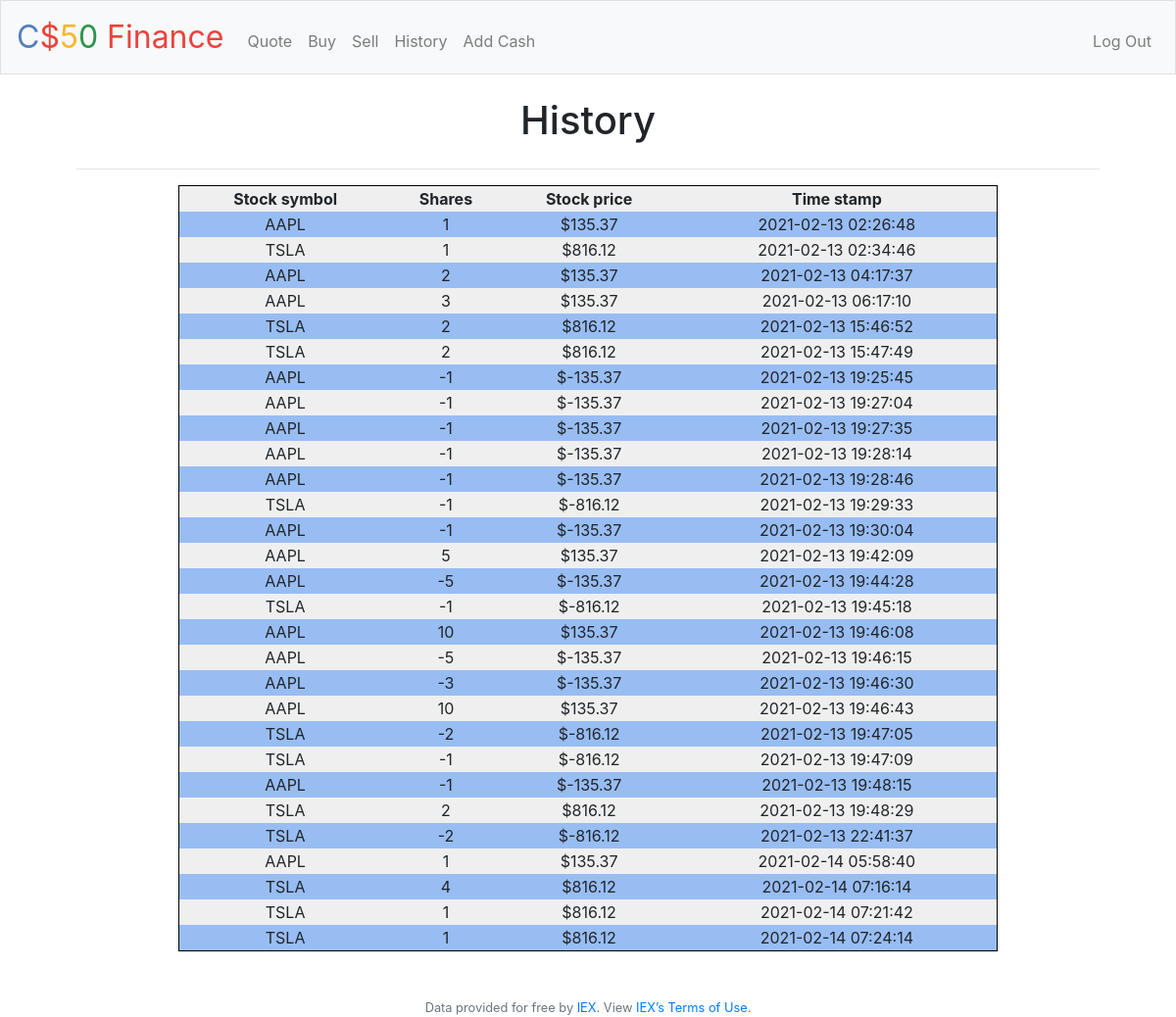
Screenshot of /history (signed in) with the database file from the repository.
### tables this page shows
CREATE TABLE shares (
order_id INTEGER PRIMARY KEY AUTOINCREMENT NOT NULL,
user_id INTEGER NOT NULL,
symbol TEXT NOT NULL,
share_qty INTEGER NOT NULL,
buy_price FLOAT NOT NULL,
buy_date TIMESTAMP,
FOREIGN KEY(user_id) REFERENCES users(id)
);

### application.py (the view)
@app.route("/history")
@login_required
def history():
    rows = db.execute("SELECT symbol, share_qty, buy_price, buy_date FROM shares WHERE user_id = ? ORDER BY buy_date",
        session.get("user_id"))
    for row in rows:
        row["symbol"] = row["symbol"].upper()
        row["buy_price"] = usd(row["buy_price"])
    return render_template("history.html", rows=rows)

### application.py (called while the page is built)
@app.after_request
def after_request(response):
    response.headers["Cache-Control"] = "no-cache, no-store, must-revalidate"
    response.headers["Expires"] = 0
    response.headers["Pragma"] = "no-cache"
    return response

### helpers.py (called while the page is built)
def login_required(f):
    @wraps(f)
    def decorated_function(*args, **kwargs):
        if session.get("user_id") is None:
            return redirect("/login")
        return f(*args, **kwargs)
    return decorated_function

def usd(value):
    return f"${value:,.2f}"

### templates/history.html (shortened to what this page needs)
{% extends "layout.html" %}
{% block main %}
        <h1>History</h1>
        <hr>
        <table id="history">
            <tr>
                <th>Stock symbol</th>
                <th>Shares</th>
                <th>Stock price</th>
                <th>Time stamp</th>
            </tr>
            {% for row in rows %}
            <tr>
                <td>{{ row.symbol }}</td>
                <td>{{ row.share_qty }}</td>
                <td>{{ row.buy_price }}</td>
                <td>{{ row.buy_date }}</td>
            </tr>
            {% endfor %}
        </table>
{% endblock %}

### templates/layout.html (shortened to what this page needs)
<!DOCTYPE html>
<html lang="en">
    <head>
        <link rel="stylesheet" href="https://cdn.jsdelivr.net/npm/bootstrap@4.5.3/dist/css/bootstrap.min.css">
        <link href="/static/styles.css" rel="stylesheet">
    </head>
    <body>
        <nav class="navbar navbar-expand-md navbar-light bg-light border">
            <a class="navbar-brand" href="/"><span class="blue">C</span><span class="red">$</span><span class="yellow">5</span><span class="green">0</span> <span class="red">Finance</span></a>
            <div class="collapse navbar-collapse" id="navbar">
                {% if session.user_id %}
                    <ul class="navbar-nav mr-auto mt-2">
                        <li class="nav-item"><a class="nav-link" href="/quote">Quote</a></li>
                        <li class="nav-item"><a class="nav-link" href="/buy">Buy</a></li>
                        <li class="nav-item"><a class="nav-link" href="/sell">Sell</a></li>
                        <li class="nav-item"><a class="nav-link" href="/history">History</a></li>
                        <li class="nav-item"><a class="nav-link" href="/cash">Add Cash</a></li>
                    </ul>
                    <ul class="navbar-nav ml-auto mt-2">
                        <li class="nav-item"><a class="nav-link" href="/logout">Log Out</a></li>
                    </ul>
                {% else %}
                    <ul class="navbar-nav ml-auto mt-2">
                        <li class="nav-item"><a class="nav-link" href="/register">Register</a></li>
                        <li class="nav-item"><a class="nav-link" href="/login">Log In</a></li>
                    </ul>
                {% endif %}
            </div>
        </nav>
        <main class="container p-5">
            {% block main %}{% endblock %}
        </main>
        <footer class="small text-center text-muted">
            Data provided for free by <a href="https://iextrading.com/developer">IEX</a>. View <a href="https://iextrading.com/api-exhibit-a/">IEX’s Terms of Use</a>.
        </footer>
    </body>
</html>

### static/styles.css (style rules this page uses)
nav .navbar-brand { font-size: xx-large; }
nav .navbar-brand .blue { color: #537fbe; }
nav .navbar-brand .red { color: #ea433b; }
nav .navbar-brand .yellow { color: #f5b82e; }
nav .navbar-brand .green { color: #2e944b; }
main { overflow-x: auto; text-align: center; }
.container tr:nth-child(even) { background-color: #98BDF3; }
.container tr:nth-child(odd) { background-color: #EFEFEF; }
table { width: 80%; margin-left: auto; margin-right: auto; border: 1px solid black; }
h1 { margin-top: -25px; margin-bottom: 25px; }

### rows the page displays
shares: symbol "AAPL", share_qty "1", buy_price "$135.37", buy_date "2021-02-13 02:26:48"
shares: symbol "TSLA", share_qty "1", buy_price "$816.12", buy_date "2021-02-13 02:34:46"
shares: symbol "AAPL", share_qty "2", buy_price "$135.37", buy_date "2021-02-13 04:17:37"
shares: symbol "AAPL", share_qty "3", buy_price "$135.37", buy_date "2021-02-13 06:17:10"
shares: symbol "TSLA", share_qty "2", buy_price "$816.12", buy_date "2021-02-13 15:46:52"
shares: symbol "TSLA", share_qty "2", buy_price "$816.12", buy_date "2021-02-13 15:47:49"
shares: symbol "AAPL", share_qty "-1", buy_price "$-135.37", buy_date "2021-02-13 19:25:45"
shares: symbol "AAPL", share_qty "-1", buy_price "$-135.37", buy_date "2021-02-13 19:27:04"
shares: symbol "AAPL", share_qty "-1", buy_price "$-135.37", buy_date "2021-02-13 19:27:35"
shares: symbol "AAPL", share_qty "-1", buy_price "$-135.37", buy_date "2021-02-13 19:28:14"
shares: symbol "AAPL", share_qty "-1", buy_price "$-135.37", buy_date "2021-02-13 19:28:46"
shares: symbol "TSLA", share_qty "-1", buy_price "$-816.12", buy_date "2021-02-13 19:29:33"
shares: symbol "AAPL", share_qty "-1", buy_price "$-135.37", buy_date "2021-02-13 19:30:04"
shares: symbol "AAPL", share_qty "5", buy_price "$135.37", buy_date "2021-02-13 19:42:09"
shares: symbol "AAPL", share_qty "-5", buy_price "$-135.37", buy_date "2021-02-13 19:44:28"
shares: symbol "TSLA", share_qty "-1", buy_price "$-816.12", buy_date "2021-02-13 19:45:18"
shares: symbol "AAPL", share_qty "10", buy_price "$135.37", buy_date "2021-02-13 19:46:08"
shares: symbol "AAPL", share_qty "-5", buy_price "$-135.37", buy_date "2021-02-13 19:46:15"
shares: symbol "AAPL", share_qty "-3", buy_price "$-135.37", buy_date "2021-02-13 19:46:30"
shares: symbol "AAPL", share_qty "10", buy_price "$135.37", buy_date "2021-02-13 19:46:43"
shares: symbol "TSLA", share_qty "-2", buy_price "$-816.12", buy_date "2021-02-13 19:47:05"
shares: symbol "TSLA", share_qty "-1", buy_price "$-816.12", buy_date "2021-02-13 19:47:09"
shares: symbol "AAPL", share_qty "-1", buy_price "$-135.37", buy_date "2021-02-13 19:48:15"
shares: symbol "TSLA", share_qty "2", buy_price "$816.12", buy_date "2021-02-13 19:48:29"
shares: symbol "TSLA", share_qty "-2", buy_price "$-816.12", buy_date "2021-02-13 22:41:37"
shares: symbol "AAPL", share_qty "1", buy_price "$135.37", buy_date "2021-02-14 05:58:40"
shares: symbol "TSLA", share_qty "4", buy_price "$816.12", buy_date "2021-02-14 07:16:14"
shares: symbol "TSLA", share_qty "1", buy_price "$816.12", buy_date "2021-02-14 07:21:42"
shares: symbol "TSLA", share_qty "1", buy_price "$816.12", buy_date "2021-02-14 07:24:14"
